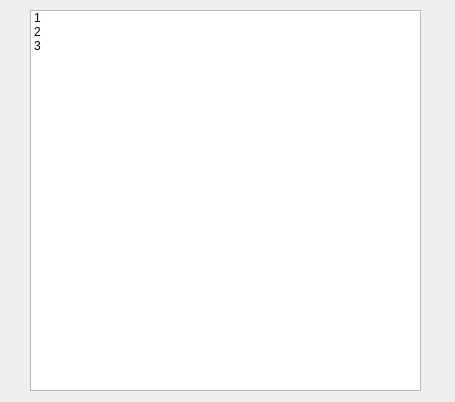
<?xml version="1.0" encoding="UTF-8"?>
<ui version="4.0">
 <class>MultiOperation</class>
 <widget class="QWidget" name="MultiOperation">
  <property name="geometry">
   <rect>
    <x>0</x>
    <y>0</y>
    <width>455</width>
    <height>402</height>
   </rect>
  </property>
  <property name="windowTitle">
   <string>Form</string>
  </property>
  <widget class="MultiListWidget" name="listWidget">
   <property name="geometry">
    <rect>
     <x>30</x>
     <y>10</y>
     <width>391</width>
     <height>381</height>
    </rect>
   </property>
   <property name="dragDropMode">
    <enum>QAbstractItemView::DragDrop</enum>
   </property>
   <property name="defaultDropAction">
    <enum>Qt::IgnoreAction</enum>
   </property>
   <item>
    <property name="text">
     <string>1</string>
    </property>
   </item>
   <item>
    <property name="text">
     <string>2</string>
    </property>
   </item>
   <item>
    <property name="text">
     <string>3</string>
    </property>
   </item>
  </widget>
 </widget>
 <customwidgets>
  <customwidget>
   <class>MultiListWidget</class>
   <extends>QListWidget</extends>
   <header>multilistwidget.h</header>
  </customwidget>
 </customwidgets>
 <resources/>
 <connections/>
</ui>
